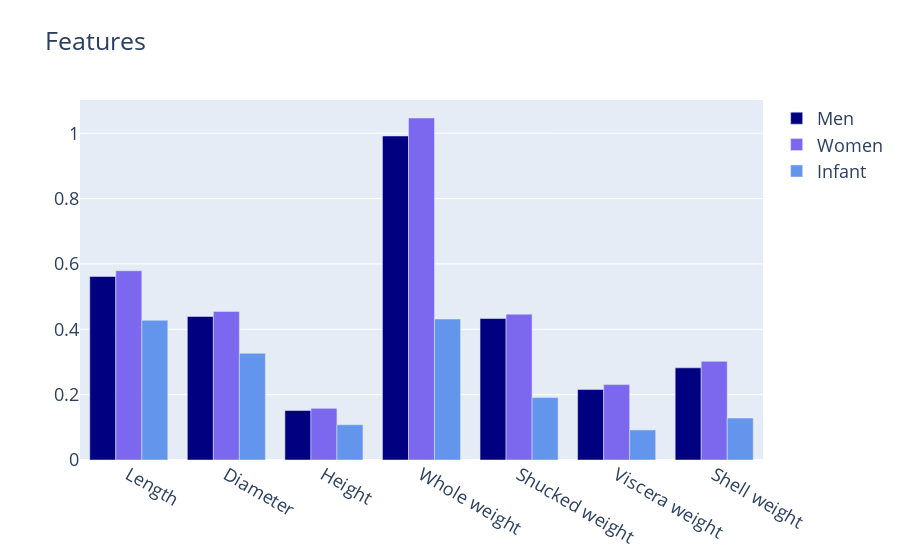

This figure's notebook cell:
### Code cell
from plotly.offline import iplot
trace1 = go.Bar(
    y=list(atributes_sex.iloc[2]),
    x=atributes_sex.columns.values,
    name='Men',
    marker=dict(
        color='navy'
    )
)
trace2 = go.Bar(
    y=list(atributes_sex.iloc[0]),
    x=atributes_sex.columns.values,
    name='Women',
    marker=dict(
        color='mediumslateblue'
    )
)
trace3 = go.Bar(
    y=list(atributes_sex.iloc[1]),
    x=atributes_sex.columns.values,
    name='Infant',
    marker=dict(
        color='cornflowerblue'
    )
)

data = [trace1, trace2,trace3]
layout = go.Layout(
    title='Features',
    font=dict(
        size=18
    ),
    legend=dict(
        font=dict(
            size=18
        )
    )
)
fig = go.Figure(data=data, layout=layout)
iplot(fig)
plt.show()

### Figure 1 — Plotly figure (JSON) as saved in the notebook; plotly's stock layout.template omitted (floating-point values rounded to 4 significant figures)
{"data": [{"marker": {"color": "navy"}, "name": "Men", "type": "bar", "x": ["Length", "Diameter", "Height", "Whole weight", "Shucked weight", "Viscera weight", "Shell weight"], "y": [0.5614, 0.4393, 0.1514, 0.9915, 0.4329, 0.2155, 0.282]}, {"marker": {"color": "mediumslateblue"}, "name": "Women", "type": "bar", "x": ["Length", "Diameter", "Height", "Whole weight", "Shucked weight", "Viscera weight", "Shell weight"], "y": [0.5791, 0.4547, 0.158, 1.047, 0.4462, 0.2307, 0.302]}, {"marker": {"color": "cornflowerblue"}, "name": "Infant", "type": "bar", "x": ["Length", "Diameter", "Height", "Whole weight", "Shucked weight", "Viscera weight", "Shell weight"], "y": [0.4277, 0.3265, 0.108, 0.4314, 0.191, 0.09201, 0.1282]}], "layout": {"font": {"size": 18}, "legend": {"font": {"size": 18}}, "title": {"text": "Features"}}}
